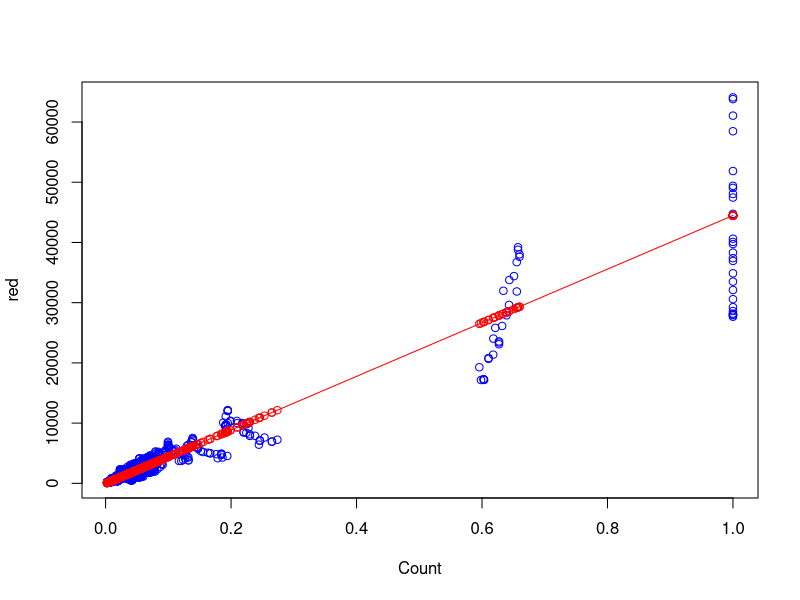

The R script that drew this image:
dataset = read.csv("Gross.csv")
weight = dataset[,5]
amount = dataset[,6]
data = data.frame(weight,amount)
View(data)
str(data)
library(caTools)
set.seed(211)
split = sample.split(data$amount,SplitRatio = 0.8)
View(split)
training_set = subset(data,split==TRUE)
testing_set = subset(data,split==FALSE)
View(training_set)
View(testing_set)

regressor = lm(formula = amount~weight,data = training_set)

y_pred = predict(regressor,newdata = testing_set)
a = testing_set$amount
b = y_pred

plot(testing_set$weight,a,type='p',col='blue',xlab = 'Count',ylab='red')
lines(testing_set$weight,b,type = 'o',col='red')
